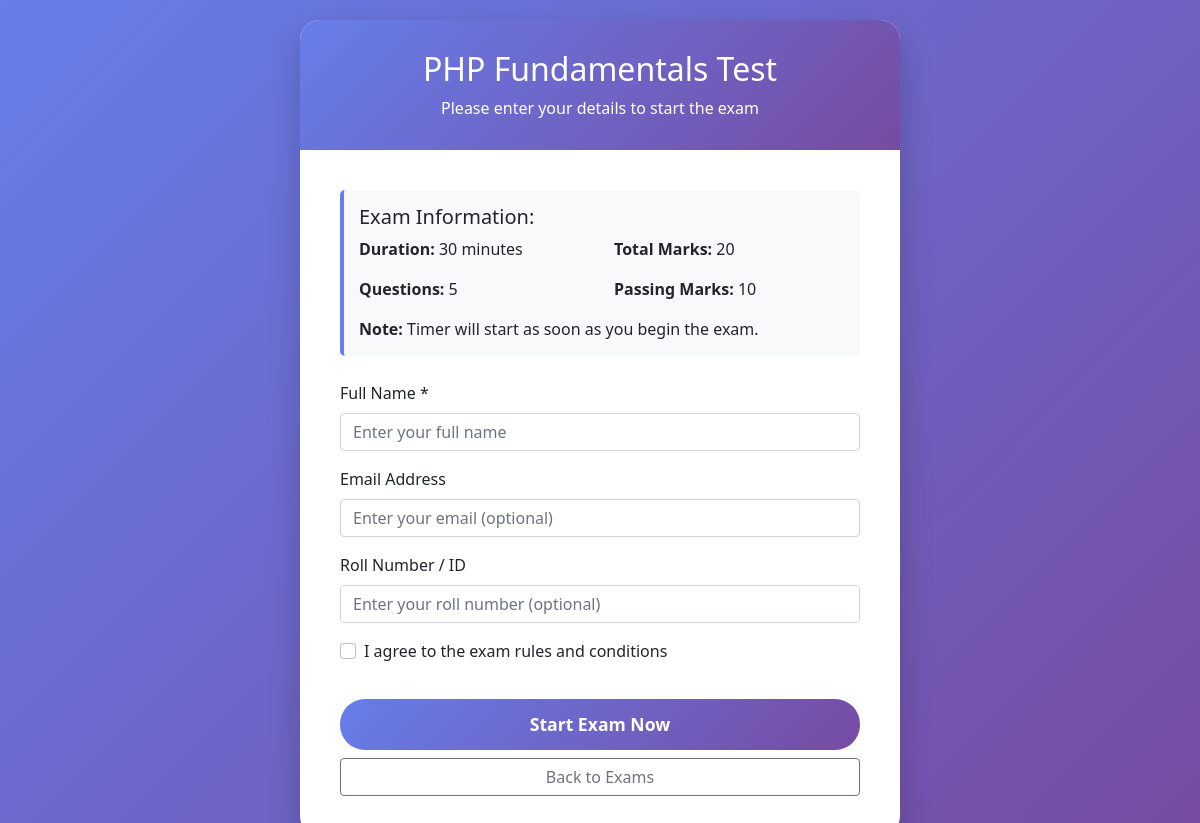
The page /start_exam.php?exam_id=1 on the database its author committed.
### tables this page shows
CREATE TABLE exams (
    exam_id INT AUTO_INCREMENT PRIMARY KEY,
    exam_title VARCHAR(200) NOT NULL,
    exam_description TEXT,
    exam_duration INT NOT NULL DEFAULT 60,  
    total_marks INT NOT NULL DEFAULT 100,
    passing_marks INT NOT NULL DEFAULT 40,
    exam_status ENUM('active', 'inactive', 'draft') DEFAULT 'active',
    created_by INT DEFAULT NULL,
    is_deleted TINYINT(1) DEFAULT 0,
    created_at TIMESTAMP DEFAULT CURRENT_TIMESTAMP,
    updated_at TIMESTAMP DEFAULT CURRENT_TIMESTAMP ON UPDATE CURRENT_TIMESTAMP,
    
    INDEX idx_exam_status (exam_status),
    INDEX idx_created_by (created_by)
);

### start_exam.php (the view, shortened to what this page needs)
<?php
require_once 'db_connection.php';
$exam_id = isset($_GET['exam_id']) ? intval($_GET['exam_id']) : 0;
$stmt = $pdo->prepare("SELECT * FROM exams WHERE exam_id = ? AND exam_status = 'active'");
$stmt->execute([$exam_id]);
$exam = $stmt->fetch(PDO::FETCH_ASSOC);
$question_stmt = $pdo->prepare("SELECT COUNT(*) as count FROM questions WHERE exam_id = ?");
$question_stmt->execute([$exam_id]);
$question_count = $question_stmt->fetch(PDO::FETCH_ASSOC)['count'];
?>
<!DOCTYPE html>
<html lang="en">
<head>
    <link href="https://cdn.jsdelivr.net/npm/bootstrap@5.1.3/dist/css/bootstrap.min.css" rel="stylesheet">
</head>
<body>
    <div class="container">
        <div class="exam-start-card">
            <div class="exam-header">
                <h2><?php echo htmlspecialchars($exam['exam_title']); ?></h2>
                <p class="mb-0">Please enter your details to start the exam</p>
            </div>
            <div class="form-section">
                <div class="info-box">
                    <h5>Exam Information:</h5>
                    <div class="row">
                        <div class="col-md-6">
                            <p><strong>Duration:</strong> <?php echo $exam['exam_duration']; ?> minutes</p>
                            <p><strong>Questions:</strong> <?php echo $question_count; ?></p>
                        </div>
                        <div class="col-md-6">
                            <p><strong>Total Marks:</strong> <?php echo $exam['total_marks']; ?></p>
                            <p><strong>Passing Marks:</strong> <?php echo $exam['passing_marks']; ?></p>
                        </div>
                    </div>
                    <p class="mb-0"><strong>Note:</strong> Timer will start as soon as you begin the exam.</p>
                </div>
                <form method="POST" action="">
                    <div class="mb-3">
                        <label class="form-label">Full Name *</label>
                        <input type="text" class="form-control" name="student_name"
                               placeholder="Enter your full name" required
                               value="<?php echo $_POST['student_name'] ?? ''; ?>">
                    </div>
                    <div class="mb-3">
                        <label class="form-label">Email Address</label>
                        <input type="email" class="form-control" name="student_email"
                               placeholder="Enter your email (optional)"
                               value="<?php echo $_POST['student_email'] ?? ''; ?>">
                    </div>
                    <div class="mb-3">
                        <label class="form-label">Roll Number / ID</label>
                        <input type="text" class="form-control" name="student_roll"
                               placeholder="Enter your roll number (optional)"
                               value="<?php echo $_POST['student_roll'] ?? ''; ?>">
                    </div>
                    <div class="mb-3 form-check">
                        <input type="checkbox" class="form-check-input" id="terms" required>
                        <label class="form-check-label" for="terms">
                            I agree to the exam rules and conditions
                        </label>
                    </div>
                    <div class="d-grid">
                        <button type="submit" class="submit-btn">Start Exam Now</button>
                        <a href="index.php" class="btn btn-outline-secondary mt-2">Back to Exams</a>
                    </div>
                </form>
            </div>
        </div>
    </div>
</body>
</html>

### start_exam.php (style rules this page uses)
body { background: linear-gradient(135deg, #667eea 0%, #764ba2 100%); min-height: 100vh; display: flex; align-items: center; padding: 20px; }
.exam-start-card { background: white; border-radius: 20px; box-shadow: 0 15px 35px rgba(0,0,0,0.2); max-width: 600px; margin: 0 auto; overflow: hidden; }
.exam-header { background: linear-gradient(135deg, #667eea 0%, #764ba2 100%); color: white; padding: 30px; text-align: center; }
.form-section { padding: 40px; }
.info-box { background: #f8f9fa; border-left: 4px solid #667eea; padding: 15px; margin-bottom: 25px; border-radius: 5px; }
.submit-btn { background: linear-gradient(135deg, #667eea 0%, #764ba2 100%); border: none; color: white; padding: 12px 40px; border-radius: 25px; font-weight: bold; font-size: 1.1em; width: 100%; margin-top: 20px; }

### rows shown on the page
exams: exam_title "PHP Fundamentals Test", exam_duration "30", total_marks "20", passing_marks "10"

### other values the page prints
$question_count "5"
